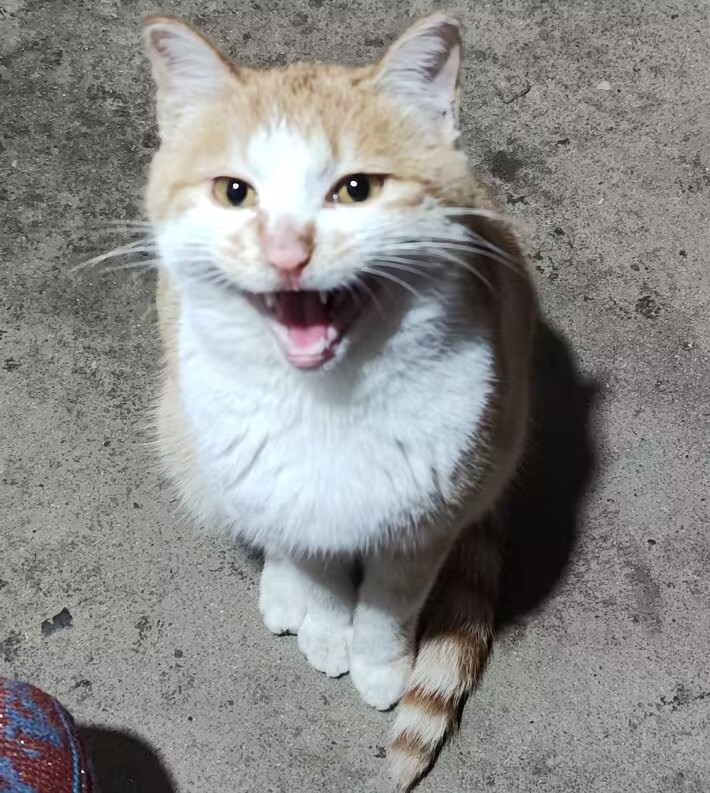
#> input picture 实验一/orange.jpg, 710 x 793 px
$ python '图像复原.py'
#> lines starting #> are read from the running program, lines starting #| are printed output that depends on the picture
import os
import cv2
import numpy as np
import matplotlib.pyplot as plt
from scipy.signal import convolve2d
from skimage import util, restoration

# 创建保存图像的目录
output_dir = '图像复原'
if not os.path.exists(output_dir):
    os.makedirs(output_dir)

# 读取图像并转换为灰度图像
img_color = cv2.imread('orange.jpg')
#> img_color is the input picture: shape (793, 710, 3); mean B, G, R 136.4, 137.9, 138.4
img_gray = cv2.cvtColor(img_color, cv2.COLOR_BGR2GRAY)

# 显示图像及其直方图的函数，并保存
def show_image_and_histogram(image, title, save_name):
#> called with title = 'Original Gray Image', save_name = 'original_gray_image'
    plt.figure(figsize=(10, 4))
    plt.subplot(1, 2, 1)
    plt.imshow(image, cmap='gray')
    plt.title(title)
    plt.axis('off')

    plt.subplot(1, 2, 2)
    plt.hist(image.ravel(), bins=256, range=[0, 256], density=True)
    plt.title(f"{title} Histogram")

    # 保存图像
    plt.savefig(os.path.join(output_dir, f"{save_name}.png"))
#> figure, not shown here; panel 2: tallest bar 0.0119 high, from x = 150 to 151
    plt.close()


# 1. 添加高斯噪声
def add_gaussian_noise(image, mean=0, sigma=25):
#> called with mean = 0, sigma = 25
    gauss_noise = np.random.normal(mean, sigma, image.shape).astype(np.uint8)
    noisy_img = cv2.add(image, gauss_noise)
    return noisy_img


# 2. 添加均匀噪声
def add_uniform_noise(image, low=-50, high=50):
#> called with low = -50, high = 50
    uniform_noise = np.random.uniform(low, high, image.shape).astype(np.uint8)
    noisy_img = cv2.add(image, uniform_noise)
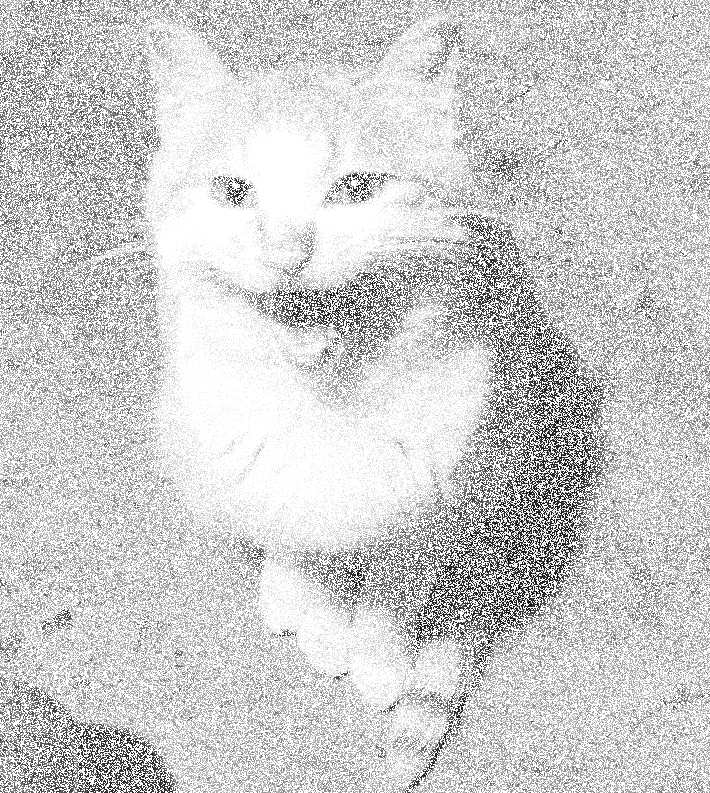
#> noisy_img: shape (793, 710); min 4, max 255, mean 206.8
#> call 3 of show_image_and_histogram, with title = 'Uniform Noise Image', save_name = 'uniform_noise_image'
#> in show_image_and_histogram (call 3), `plt.savefig(os.path.join(output_dir, f"{save_name}.png"))`:
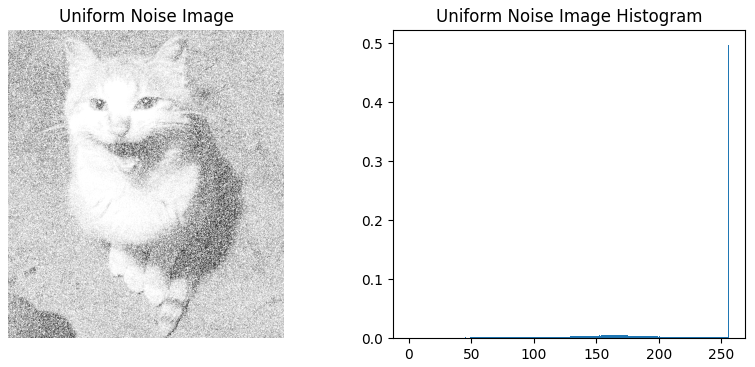
#> figure drawn by matplotlib, 2 panels; panel 2: tallest bar 0.498 high, from x = 255 to 256
    return noisy_img


# 3. 添加椒盐噪声
def add_salt_pepper_noise(image, salt_prob=0.01, pepper_prob=0.01):
#> called with salt_prob = 0.01, pepper_prob = 0.01
    noisy_img = util.random_noise(image, mode='s&p', amount=salt_prob + pepper_prob)
    noisy_img = (255 * noisy_img).astype(np.uint8)
    return noisy_img


# 显示原图并保存
show_image_and_histogram(img_gray, "Original Gray Image", "original_gray_image")

# 显示高斯噪声图像及直方图并保存
img_gaussian_noise = add_gaussian_noise(img_gray)
show_image_and_histogram(img_gaussian_noise, "Gaussian Noise Image", "gaussian_noise_image")

# 显示均匀噪声图像及直方图并保存
img_uniform_noise = add_uniform_noise(img_gray)
show_image_and_histogram(img_uniform_noise, "Uniform Noise Image", "uniform_noise_image")

# 显示椒盐噪声图像及直方图并保存
img_salt_pepper_noise = add_salt_pepper_noise(img_gray)
show_image_and_histogram(img_salt_pepper_noise, "Salt & Pepper Noise Image", "salt_pepper_noise_image")
#> call 4 of show_image_and_histogram, with title = 'Salt & Pepper Noise Image', save_name = 'salt_pepper_noise_image'
#> in show_image_and_histogram (call 4), `plt.savefig(os.path.join(output_dir, f"{save_name}.png"))`:
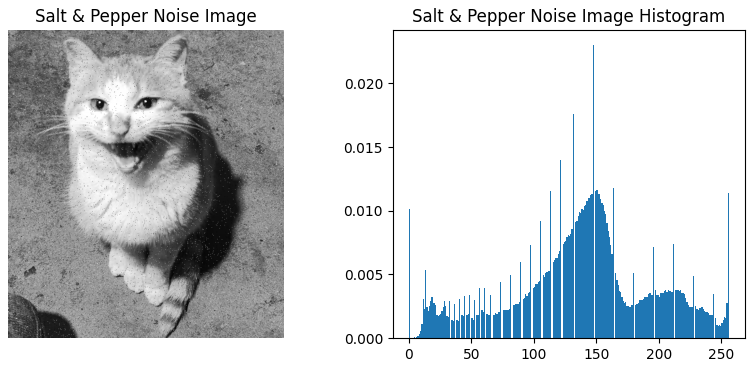
#> figure drawn by matplotlib, 2 panels; panel 2: tallest bar 0.0231 high, from x = 147 to 148

# 使用滤波器进行降噪
# 高斯噪声 -> 高斯滤波
img_gaussian_denoised = cv2.GaussianBlur(img_gaussian_noise, (5, 5), 1)
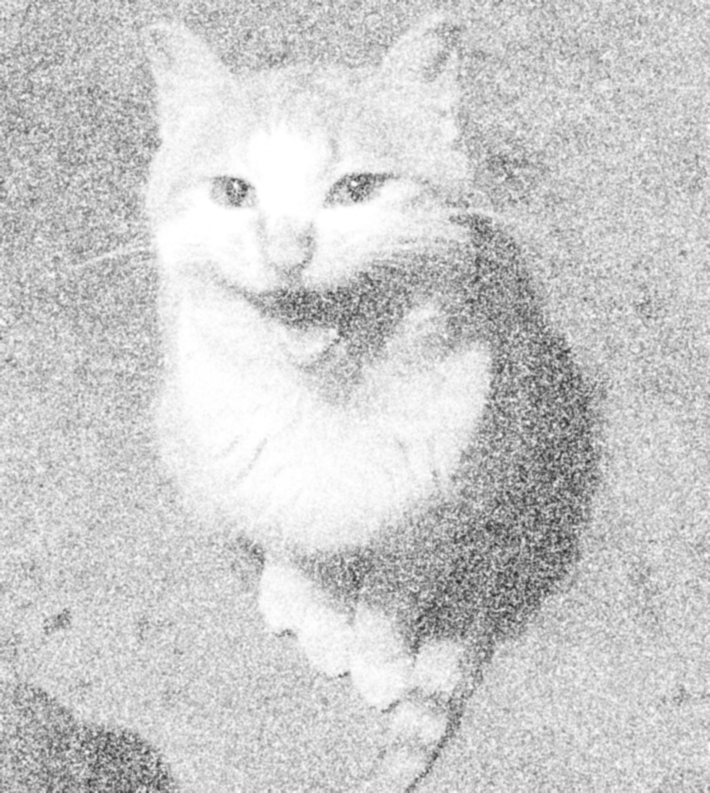
#> img_gaussian_denoised: shape (793, 710); min 41, max 255, mean 203.7

# 均匀噪声 -> 中值滤波
img_uniform_denoised = cv2.medianBlur(img_uniform_noise, 5)
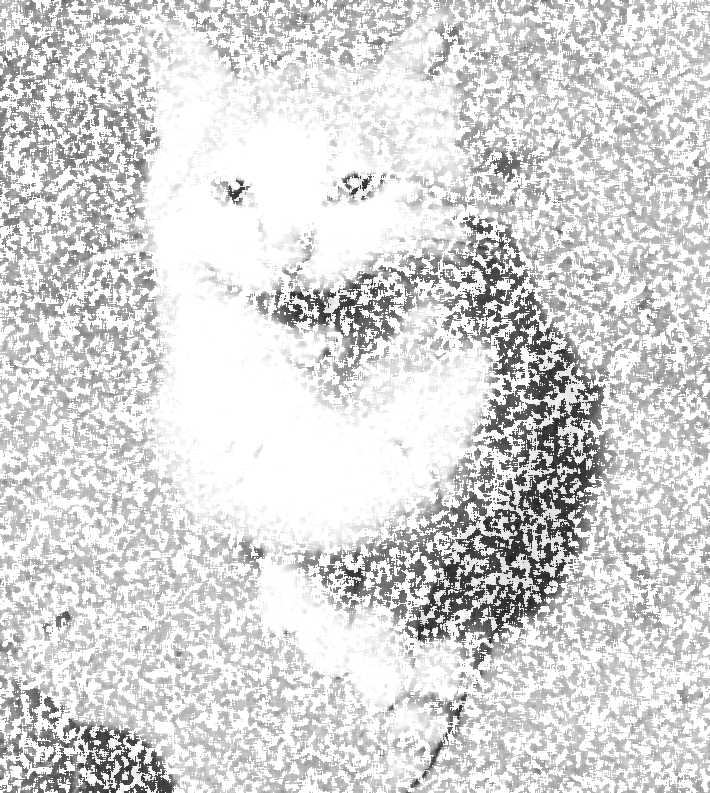
#> img_uniform_denoised: shape (793, 710); min 29, max 255, mean 214.9

# 椒盐噪声 -> 中值滤波
img_salt_pepper_denoised = cv2.medianBlur(img_salt_pepper_noise, 5)


# 显示降噪前后对比并保存
def show_denoise_comparison(noisy_img, denoised_img, title, save_name):
#> called with title = 'Gaussian Noise', save_name = 'gaussian_noise'
    plt.figure(figsize=(10, 5))
    plt.subplot(1, 2, 1)
    plt.imshow(noisy_img, cmap='gray')
    plt.title(f"Noisy {title}")
    plt.axis('off')

    plt.subplot(1, 2, 2)
    plt.imshow(denoised_img, cmap='gray')
    plt.title(f"Denoised {title}")
    plt.axis('off')

    # 保存对比图
    plt.savefig(os.path.join(output_dir, f"{save_name}_denoise_comparison.png"))
    plt.close()


# 显示高斯噪声去噪对比并保存
show_denoise_comparison(img_gaussian_noise, img_gaussian_denoised, "Gaussian Noise", "gaussian_noise")

# 显示均匀噪声去噪对比并保存
show_denoise_comparison(img_uniform_noise, img_uniform_denoised, "Uniform Noise", "uniform_noise")

# 显示椒盐噪声去噪对比并保存
show_denoise_comparison(img_salt_pepper_noise, img_salt_pepper_denoised, "Salt & Pepper Noise", "salt_pepper_noise")

# 运动模糊
def motion_blur(image, kernel_size=15):
#> called with kernel_size = 15
    kernel = np.zeros((kernel_size, kernel_size))
    kernel[int((kernel_size - 1) / 2), :] = np.ones(kernel_size)
    kernel = kernel / kernel_size
    motion_blurred = convolve2d(image, kernel, mode='same', boundary='wrap')
    return motion_blurred


# 添加运动模糊和高斯噪声
img_motion_blur = motion_blur(img_gray)
img_motion_blur_gaussian = add_gaussian_noise(img_motion_blur.astype(np.uint8))
#> call 2 of add_gaussian_noise, with mean = 0, sigma = 25
#> in add_gaussian_noise (call 2), `noisy_img = cv2.add(image, gauss_noise)`:
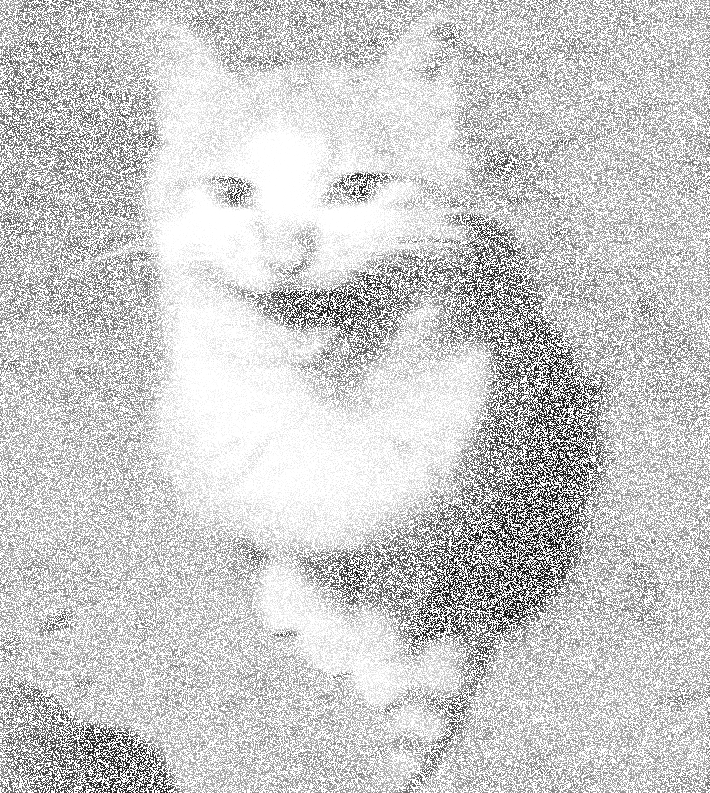
#> noisy_img: shape (793, 710); min 9, max 255, mean 203.6

# 维纳滤波恢复
img_wiener_restored = restoration.wiener(img_motion_blur_gaussian, np.ones((5, 5)) / 25, 1)
#> img_wiener_restored: shape (793, 710) float64; every value is 1

# 约束最小二乘滤波恢复
psf = np.ones((15, 15)) / 15  # Point Spread Function
img_constrained_restored = restoration.unsupervised_wiener(img_motion_blur_gaussian, psf)[0]
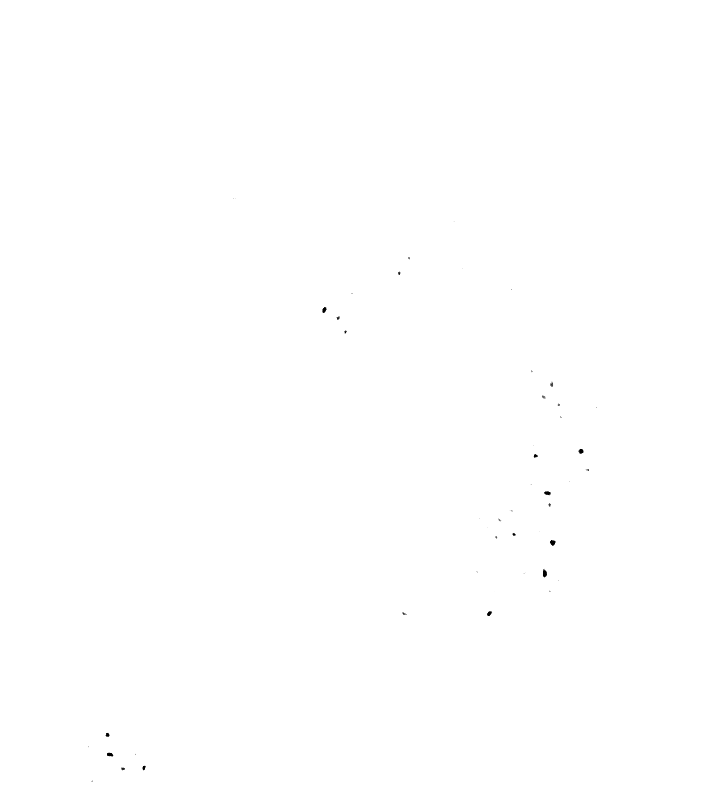
#> img_constrained_restored: shape (793, 710) float64; min -1, max 1, mean 0.999; drawn with min black and max white

# 显示运动模糊加噪图像与恢复后的对比并保存
plt.figure(figsize=(12, 6))
plt.subplot(1, 3, 1)
plt.imshow(img_motion_blur_gaussian, cmap='gray')
plt.title("Motion Blurred + Gaussian Noise")
plt.axis('off')

plt.subplot(1, 3, 2)
plt.imshow(img_wiener_restored, cmap='gray')
plt.title("Wiener Filter Restored")
plt.axis('off')

plt.subplot(1, 3, 3)
plt.imshow(img_constrained_restored, cmap='gray')
plt.title("Constrained Least Squares Restored")
plt.axis('off')

# 保存对比图
plt.savefig(os.path.join(output_dir, "motion_blur_restoration_comparison.png"))
plt.close()

$ run again, with 实验一/zmm.jpg copied over 实验一/orange.jpg
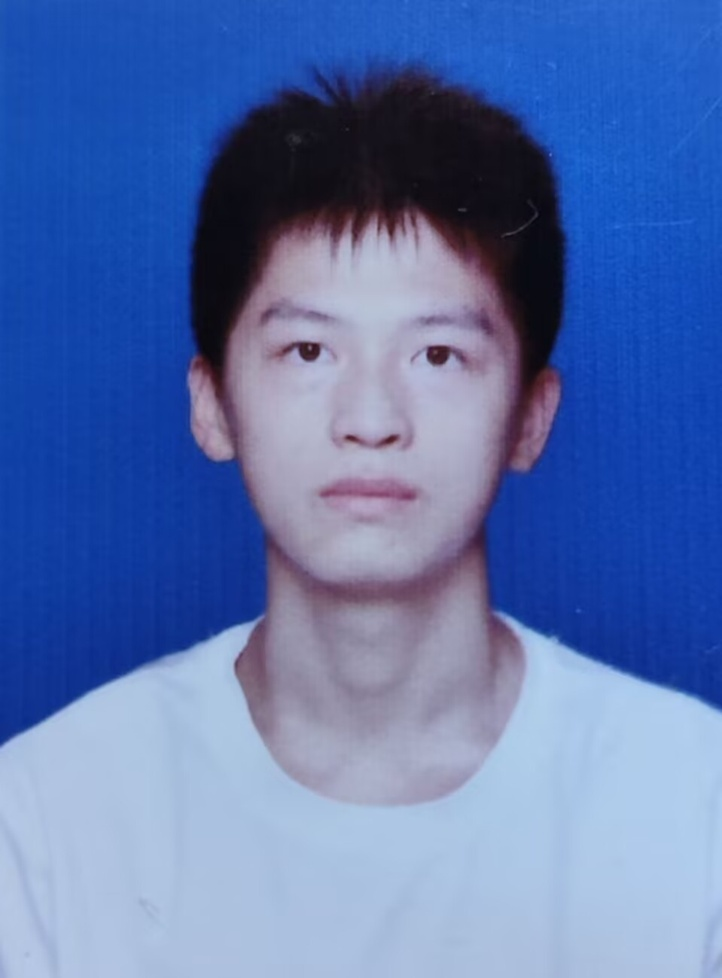
#> input picture 实验一/zmm.jpg, 722 x 978 px, shrunk from 959 x 1299 before the run
#> img_color is the input picture: shape (978, 722, 3); mean B, G, R 173.4, 115, 89.6
#> `img_uniform_denoised = cv2.medianBlur(img_uniform_noise, 5)`:
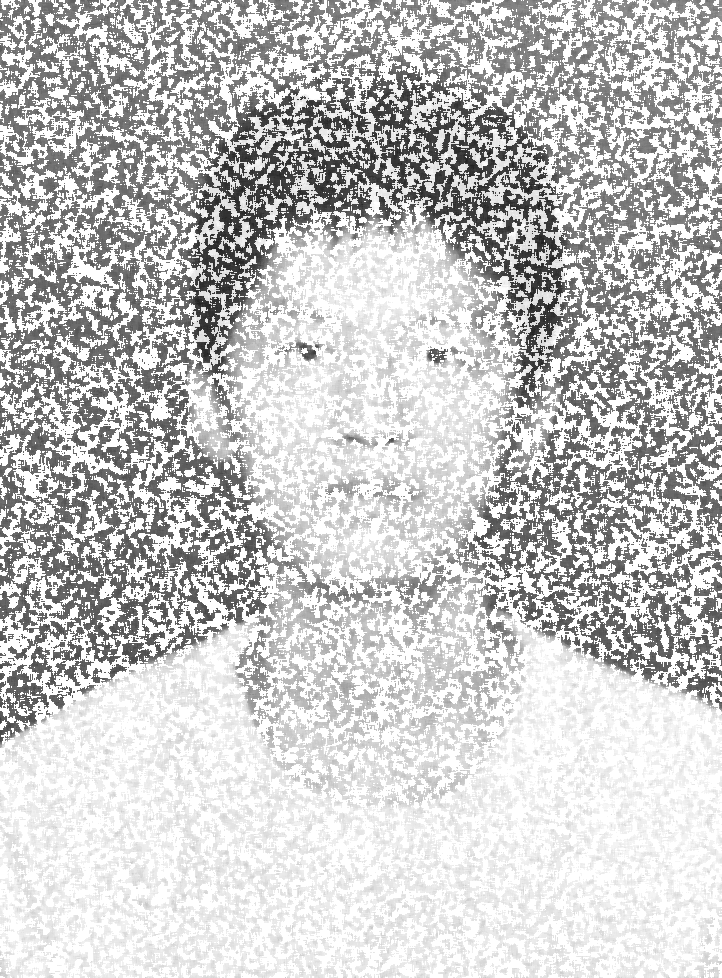
#> img_uniform_denoised: shape (978, 722); min 30, max 255, mean 200.4
#> in add_gaussian_noise (call 2), `noisy_img = cv2.add(image, gauss_noise)`:
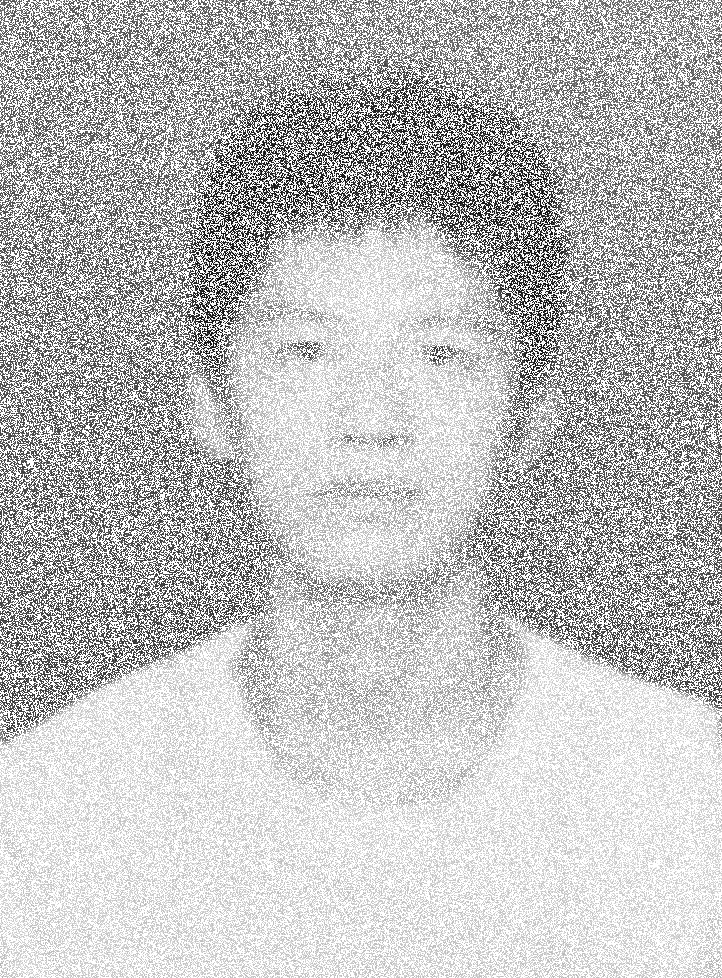
#> noisy_img: shape (978, 722); min 10, max 255, mean 191.5
#> img_wiener_restored: shape (978, 722) float64; every value is 1
